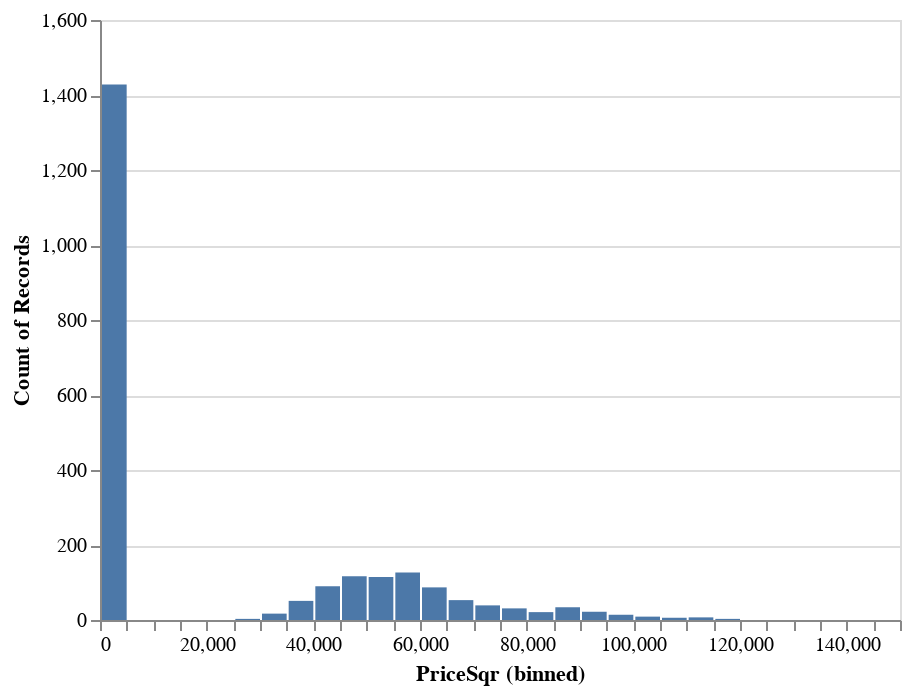

This figure's notebook cell:
### Code cell
# Let's have a look at price/sqm distribution
alt.Chart(map_df).mark_bar().encode(
    alt.X("PriceSqr:Q", bin=alt.Bin(extent=[0, 150000], step=5000)),
    y='count()',
)

### Figure 1 — Vega-Lite specification as saved in the notebook (floating-point values rounded to 4 significant figures; data arrays with more than 128 entries replaced by an {"elided": "..."} marker saying what was removed)
{"config": {"view": {"continuousWidth": 400, "continuousHeight": 300}}, "data": {"name": "data-9a0a0cc78036e888bac67b49ad2dc218"}, "mark": "bar", "encoding": {"x": {"type": "quantitative", "bin": {"extent": [0, 150000], "step": 5000}, "field": "PriceSqr"}, "y": {"type": "quantitative", "aggregate": "count"}}, "$schema": "https://vega.github.io/schema/vega-lite/v4.8.1.json", "datasets": {"data-9a0a0cc78036e888bac67b49ad2dc218": {"elided": "2275 records"}}}
